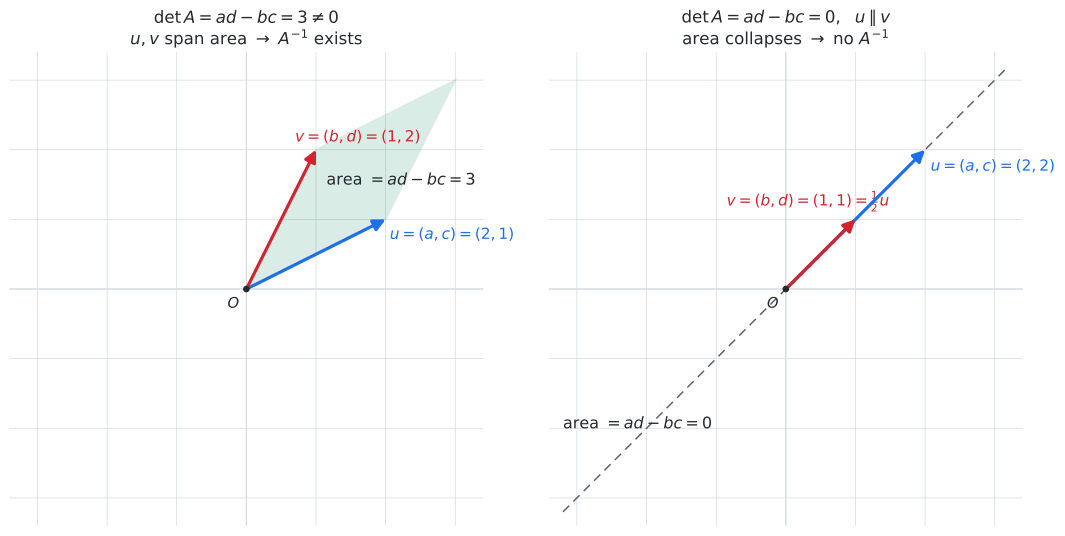

Write Python code to recreate this figure.
#!/usr/bin/env python3
"""Static figure for 05강 3기 07강 — the determinant ad-bc read as the SIGNED
AREA of the parallelogram spanned by the two COLUMN vectors of a 2x2 matrix
(lecture §6, the closing 떡밥).

Two panels:
  (left)  an invertible A = [[2,1],[1,2]]: the columns u=(2,1), v=(1,2) are two
          different directions, so they span a parallelogram of area det A = 3 > 0.
          The plane can be undone -> the inverse exists.
  (right) a singular A = [[2,1],[2,1]]: the columns u=(2,2), v=(1,1) are PARALLEL
          (v = (1/2)u), the parallelogram collapses to a segment, area = 0, the
          unit square is squashed onto a line -> not invertible.

So  det A = ad - bc = 0  <=>  u || v  <=>  area = 0  <=>  no inverse.

Reproduce: uv run --with matplotlib --with numpy python \
           determinant-parallelogram-area-03-season-07-06.py
"""
from pathlib import Path
import numpy as np
import matplotlib.pyplot as plt
from matplotlib.patches import FancyArrowPatch, Polygon

OUT = Path(__file__).with_suffix(".svg")

GRID = "#d0d7de"
INK = "#24292f"
BLUE = "#1f6feb"
RED = "#d1242f"
FILL = "#0b8457"
GREY = "#57606a"


def det2(a, b, c, d):
    return a * d - b * c


def arrow(ax, tail, head, color, lw=2.4, scale=18, z=6):
    ax.add_patch(FancyArrowPatch(tail, head, arrowstyle="-|>", mutation_scale=scale,
                                 lw=lw, color=color, shrinkA=0, shrinkB=0, zorder=z))


def frame(ax, lim=3.4):
    ax.axhline(0, color=GRID, lw=0.8, zorder=0)
    ax.axvline(0, color=GRID, lw=0.8, zorder=0)
    for k in range(-3, 4):
        ax.plot([k, k], [-lim, lim], color=GRID, lw=0.5, zorder=0)
        ax.plot([-lim, lim], [k, k], color=GRID, lw=0.5, zorder=0)
    ax.set_xlim(-lim, lim)
    ax.set_ylim(-lim, lim)
    ax.set_aspect("equal")
    ax.set_xticks([]); ax.set_yticks([])
    for s in ax.spines.values():
        s.set_visible(False)
    ax.scatter([0], [0], s=16, color=INK, zorder=7)
    ax.text(-0.27, -0.27, r"$O$", fontsize=11, color=INK)


fig, (axL, axR) = plt.subplots(1, 2, figsize=(11.4, 5.6))

# ---------------- LEFT: invertible -> nonzero parallelogram area ----------------
a, b, c, d = 2.0, 1.0, 1.0, 2.0          # A = [[a,b],[c,d]]
u = np.array([a, c])                      # first column
v = np.array([b, d])                      # second column
area = det2(a, b, c, d)                   # signed area of the (u,v) parallelogram

frame(axL)
pgram = Polygon([[0, 0], u, u + v, v], closed=True, facecolor=FILL,
                alpha=0.16, edgecolor=FILL, lw=1.2, zorder=1)
axL.add_patch(pgram)
arrow(axL, (0, 0), u, BLUE)
arrow(axL, (0, 0), v, RED)
axL.text(u[0] + 0.06, u[1] - 0.28, r"$u=(a,c)=(2,1)$", color=BLUE, fontsize=11.5)
axL.text(v[0] - 0.30, v[1] + 0.12, r"$v=(b,d)=(1,2)$", color=RED, fontsize=11.5)
axL.text((u[0] + v[0]) / 2 - 0.35, (u[1] + v[1]) / 2,
         r"area $=ad-bc=3$", color=INK, fontsize=12)
axL.set_title(r"$\det A = ad-bc = 3 \neq 0$"
              "\n"
              r"$u,v$ span area $\to$ $A^{-1}$ exists",
              fontsize=12.5, color=INK)

# ---------------- RIGHT: singular -> collapsed area = 0 ----------------
a2, b2, c2, d2 = 2.0, 1.0, 2.0, 1.0      # A = [[2,1],[2,1]]
u2 = np.array([a2, c2])                   # (2,2)
v2 = np.array([b2, d2])                   # (1,1)  = (1/2) u2  -> parallel
area2 = det2(a2, b2, c2, d2)             # = 0

frame(axR)
# the "parallelogram" is degenerate: both columns lie on the same line y=x
axR.plot([-3.2, 3.2], [-3.2, 3.2], color=GREY, lw=1.1, ls=(0, (6, 4)), zorder=1)
arrow(axR, (0, 0), u2, BLUE)
arrow(axR, (0, 0), v2, RED)
axR.text(u2[0] + 0.08, u2[1] - 0.30, r"$u=(a,c)=(2,2)$", color=BLUE, fontsize=11.5)
axR.text(v2[0] - 1.85, v2[1] + 0.20, r"$v=(b,d)=(1,1)=\frac{1}{2}u$", color=RED, fontsize=11.5)
axR.text(-3.2, -2.0, r"area $=ad-bc=0$", color=INK, fontsize=12)
axR.set_title(r"$\det A = ad-bc = 0,\ \ u \parallel v$"
              "\n"
              r"area collapses $\to$ no $A^{-1}$",
              fontsize=12.5, color=INK)

fig.tight_layout()
fig.savefig(OUT, format="svg", bbox_inches="tight")
print(f"wrote {OUT}")
print(f"  LEFT  A=[[2,1],[1,2]]  det=ad-bc={area:.1f}  (u,v not parallel, area>0)")
print(f"  RIGHT A=[[2,1],[2,1]]  det=ad-bc={area2:.1f}  (u||v, area=0)")
print(f"  cross-check via numpy: {np.linalg.det([[2,1],[1,2]]):.1f}, "
      f"{np.linalg.det([[2,1],[2,1]]):.1f}")
